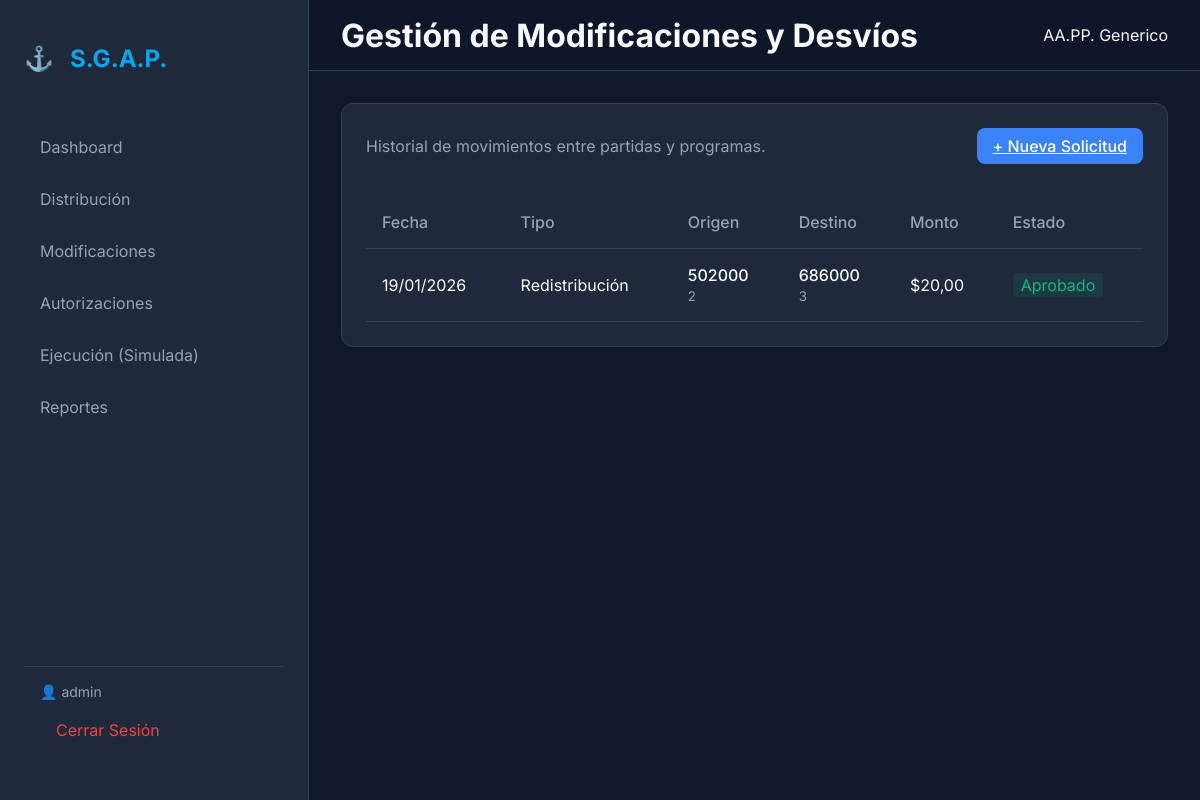
/finance/modificaciones/ (signed in), run on the app's committed database.
### finance/models.py (models this page shows, shortened)
class ModificacionPresupuestaria(models.Model):
    TIPO_CHOICES = (
        ("COMPENSACION", "Compensación Interna"),
        ("REDISTRIBUCION", "Redistribución"),
        ("ENTRE_PROGRAMAS", "Entre Programas"),
    )
    ESTADO_WORKFLOW = (
        ("BORRADOR", "Borrador"),
        ("PENDIENTE", "Pendiente de Aprobación"),
        ("APROBADO", "Aprobado"),
        ("RECHAZADO", "Rechazado"),
    )
    origen = models.ForeignKey(Asignacion, on_delete=models.CASCADE, related_name="modificaciones_salida")
    destino = models.ForeignKey(Asignacion, on_delete=models.CASCADE, related_name="modificaciones_entrada")
    tipo = models.CharField(max_length=20, choices=TIPO_CHOICES)
    monto = models.DecimalField(max_digits=12, decimal_places=2)
    estado = models.CharField(max_length=20, choices=ESTADO_WORKFLOW, default="BORRADOR")
    fecha_solicitud = models.DateTimeField(auto_now_add=True)
    fecha_aprobacion = models.DateTimeField(null=True, blank=True)

class Asignacion(models.Model):
    TRIMESTRE_CHOICES = (
        (1, "1° Trimestre"),
        (2, "2° Trimestre"),
        (3, "3° Trimestre"),
        (4, "4° Trimestre"),
    )
    uucc = models.ForeignKey(UnidadComponente, on_delete=models.PROTECT, related_name="asignaciones")
    credito_origen = models.ForeignKey(Credito, on_delete=models.CASCADE, related_name="asignaciones")
    clasificador_gasto = models.ForeignKey(ClasificadorGasto, on_delete=models.PROTECT)
    obra = models.ForeignKey(EstructuraProgramatica, on_delete=models.PROTECT, null=True, blank=True, related_name="asignaciones_obra", help_text="Obligatorio para Inciso 4 (Inversión)")
    monto = models.DecimalField(max_digits=12, decimal_places=2)
    trimestre = models.IntegerField(choices=TRIMESTRE_CHOICES)

### core/models.py (models this page shows, shortened)
class UnidadComponente(models.Model):
    nombre = models.CharField(max_length=255)
    codigo = models.CharField(max_length=50) # Removed unique=True to allow shared budget codes
    sigla = models.CharField(max_length=20, unique=True, null=True) # Added Sigla as unique identifier
    es_ejecutora = models.BooleanField(default=False, help_text="Solo UU.CC. del Plan Bienal pueden ejecutar gasto")

class ClasificadorGasto(models.Model):
    NIVEL_CHOICES = (
        (1, "Inciso"),
        (2, "Partida Principal"),
        (3, "Partida Parcial"),
        (4, "Partida Subparcial"),
    )
    codigo = models.CharField(max_length=50)
    descripcion = models.CharField(max_length=255)
    nivel = models.IntegerField(choices=NIVEL_CHOICES)
    padre = models.ForeignKey("self", null=True, blank=True, on_delete=models.CASCADE, related_name="hijos")

### finance/views.py (the view)
# urls.py: path('modificaciones/', views.lista_modificaciones, name='modificaciones'),
@login_required
def lista_modificaciones(request):
    modificaciones = ModificacionPresupuestaria.objects.all().order_by('-fecha_solicitud')
    return render(request, 'finance/lista_modificaciones.html', {'modificaciones': modificaciones})

### finance/templates/finance/lista_modificaciones.html
{% extends 'base.html' %}
{% block page_title %}Gestión de Modificaciones y Desvíos{% endblock %}
{% block content %}
<div class="card">
    <div style="display: flex; justify-content: space-between; align-items: center; margin-bottom: 2rem;">
        <p style="margin: 0; color: var(--text-muted);">Historial de movimientos entre partidas y programas.</p>
        <a href="{% url 'finance:nueva_modificacion' %}" class="btn btn-primary">+ Nueva Solicitud</a>
    </div>
    <table>
        <thead>
            <tr>
                <th>Fecha</th>
                <th>Tipo</th>
                <th>Origen</th>
                <th>Destino</th>
                <th>Monto</th>
                <th>Estado</th>
            </tr>
        </thead>
        <tbody>
            {% for m in modificaciones %}
            <tr>
                <td>{{ m.fecha_solicitud|date:"d/m/Y" }}</td>
                <td>{{ m.get_tipo_display }}</td>
                <td>
                    <div style="font-weight: 500;">{{ m.origen.uucc.codigo }}</div>
                    <small style="color: var(--text-muted);">{{ m.origen.clasificador_gasto.codigo }}</small>
                </td>
                <td>
                    <div style="font-weight: 500;">{{ m.destino.uucc.codigo }}</div>
                    <small style="color: var(--text-muted);">{{ m.destino.clasificador_gasto.codigo }}</small>
                </td>
                <td>${{ m.monto }}</td>
                <td>
                    {% if m.estado == 'APROBADO' %}
                        <span style="color: var(--success); background: rgba(16, 185, 129, 0.1); padding: 2px 8px; border-radius: 4px;">Aprobado</span>
                    {% elif m.estado == 'PENDIENTE' %}
                        <span style="color: #facc15; background: rgba(250, 204, 21, 0.1); padding: 2px 8px; border-radius: 4px;">Pendiente</span>
                    {% else %}
                        <span>{{ m.estado }}</span>
                    {% endif %}
                </td>
            </tr>
            {% empty %}
            <tr>
                <td colspan="6" style="text-align: center; padding: 2rem;">No hay modificaciones registradas.</td>
            </tr>
            {% endfor %}
        </tbody>
    </table>
</div>
{% endblock %}

### core/templates/base.html (shortened to what this page needs)
<!DOCTYPE html>
<html lang="es">
<head>
    <link rel="stylesheet" href="/static/css/style.css">
</head>
<body>
    <div class="app-container">
        <aside class="sidebar">
            <div class="logo-area">
                <div class="logo-icon">⚓</div>
                <h2>S.G.A.P.</h2>
            </div>
            <nav>
                <a href="{% url 'dashboard:home' %}" class="nav-item">Dashboard</a>
                <a href="{% url 'finance:lista_creditos' %}" class="nav-item">Distribución</a>
                <a href="{% url 'finance:modificaciones' %}" class="nav-item">Modificaciones</a>
                <a href="{% url 'finance:lista_autorizaciones' %}" class="nav-item">Autorizaciones</a>
                <a href="{% url 'finance:simular_ejecucion' %}" class="nav-item">Ejecución (Simulada)</a>
                <a href="{% url 'dashboard:reporte_estado_mensual' %}" class="nav-item">Reportes</a>
            </nav>
            <div style="margin-top: auto; padding: 1rem; border-top: 1px solid rgba(255,255,255,0.1);">
                <div style="color: #94a3b8; font-size: 0.875rem; margin-bottom: 0.5rem;">
                    👤 {{ user.username }}
                </div>
                <a href="{% url 'core:logout' %}" class="nav-item" style="color: #ef4444;">Cerrar Sesión</a>
            </div>
        </aside>
        <main class="content-area">
            <header class="top-bar">
                <h1>{% block page_title %}Panel de Control{% endblock %}</h1>
                <div class="user-profile">
                    <span>AA.PP. Generico</span>
                </div>
            </header>
            <div class="content-wrapper">
                {% block content %}
                {% endblock %}
            </div>
        </main>
    </div>
</body>
</html>

### core/static/css/style.css (style rules this page uses)
:root { --bg-dark: #0f172a; --bg-card: #1e293b; --primary: #3b82f6; --accent: #0ea5e9; --text-main: #f8fafc; --text-muted: #94a3b8; --border: #334155; --success: #10b981; --danger: #ef4444; }
body { margin: 0; font-family: 'Inter', sans-serif; background-color: var(--bg-dark); color: var(--text-main); overflow-x: hidden; }
.app-container { display: flex; height: 100vh; }
.sidebar { width: 260px; background-color: var(--bg-card); border-right: 1px solid var(--border); display: flex; flex-direction: column; padding: 1.5rem; }
.logo-area { display: flex; align-items: center; gap: 1rem; margin-bottom: 2rem; color: var(--accent); }
.logo-icon { font-size: 1.5rem; }
.nav-item { display: block; padding: 0.75rem 1rem; color: var(--text-muted); text-decoration: none; border-radius: 0.5rem; margin-bottom: 0.5rem; transition: all 0.2s; }
.content-area { flex: 1; display: flex; flex-direction: column; overflow-y: auto; }
.top-bar { height: 70px; border-bottom: 1px solid var(--border); display: flex; align-items: center; justify-content: space-between; padding: 0 2rem; background-color: rgba(15, 23, 42, 0.8); backdrop-filter: blur(10px); }
.content-wrapper { padding: 2rem; }
.card { background-color: var(--bg-card); border: 1px solid var(--border); border-radius: 0.75rem; padding: 1.5rem; margin-bottom: 1.5rem; }
.btn { padding: 0.5rem 1rem; border-radius: 0.5rem; border: none; cursor: pointer; font-weight: 500; transition: 0.2s; }
.btn-primary { background-color: var(--primary); color: white; }
table { width: 100%; border-collapse: collapse; }
th, td { text-align: left; padding: 1rem; border-bottom: 1px solid var(--border); }
th { color: var(--text-muted); font-weight: 500; }

### data on the page
ModificacionPresupuestaria: fecha_solicitud "19/01/2026", tipo "Redistribución", origen.uucc.codigo "502000", origen.clasificador_gasto.codigo "2", destino.uucc.codigo "686000", destino.clasificador_gasto.codigo "3", monto "20,00", estado "Aprobado"

### other printed values
{{ user.username }} "admin"
